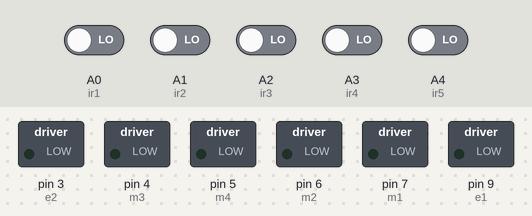
Bench run of a sketch on a simulated Arduino Uno, built with avr-gcc and run on an emulated ATmega328P. Parts: switched loads named in the sketch (green lamp = pin HIGH). The inputs (shaded band) are chosen by the test bench; at power-on: A0 (ir1), A1 (ir2), A2 (ir3), A3 (ir4), A4 (ir5) LOW.

Above: at 1.2 s.
1.3 s: A0 (ir1) driven HIGH and A1 (ir2) driven HIGH
At 2.4 s:
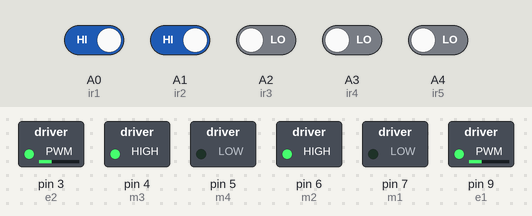
2.8 s: A4 (ir5) driven HIGH
At 3.5 s:
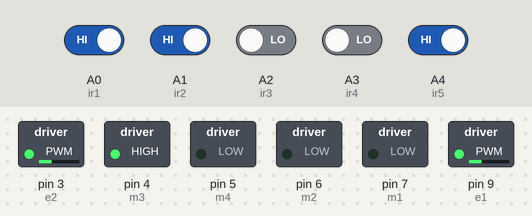
4.3 s: A3 (ir4) driven HIGH
At 4.7 s:
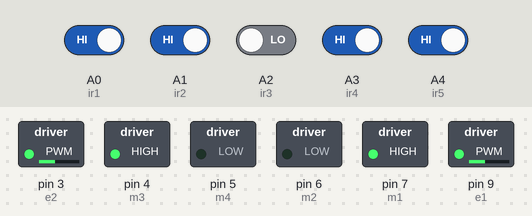
5.8 s: A1 (ir2) driven LOW
At 7.0 s:
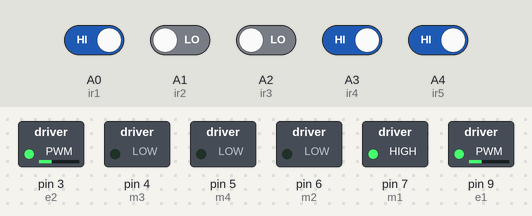
7.3 s: A0 (ir1) driven LOW
At 8.2 s:
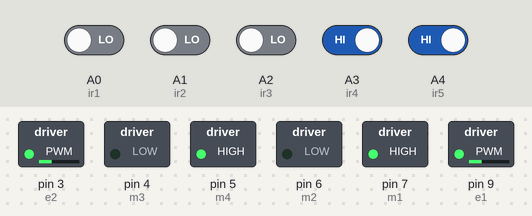
8.8 s: A0 (ir1) driven HIGH
At 9.3 s:
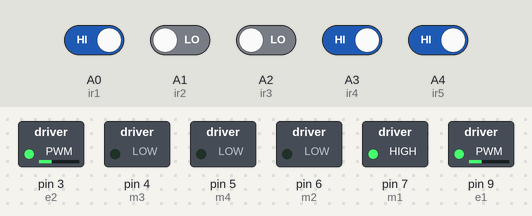
Timing chart, 0 to 11.3 s (numbered marks = the images above; inputs shaded):
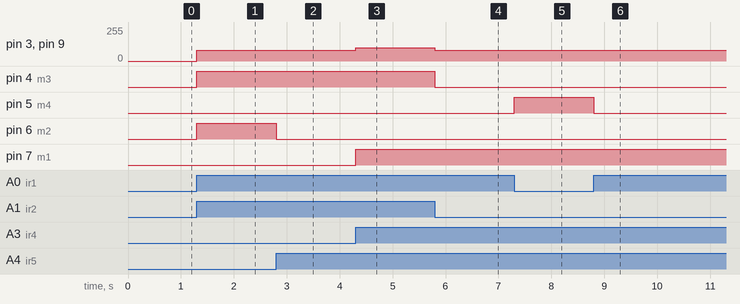

The sketch:

arduino-line-follower-code.ino
```cpp
#define m1 7 //Right Motor MA1
#define m2 6 //Right Motor MA2
#define m3 4 //Left Motor MB1
#define m4 5 //Left Motor MB2
#define e1 9 //Right Motor Enable Pin EA
#define e2 3 //Left Motor Enable Pin EB

//**********5 Channel IR Sensor Connection**********//
#define ir1 A0
#define ir2 A1
#define ir3 A2
#define ir4 A3
#define ir5 A4
//*************************************************//

void setup() {
  pinMode(m1, OUTPUT);
  pinMode(m2, OUTPUT);
  pinMode(m3, OUTPUT);
  pinMode(m4, OUTPUT);
  pinMode(e1, OUTPUT);
  pinMode(e2, OUTPUT);
  pinMode(ir1, INPUT);
  pinMode(ir2, INPUT);
  pinMode(ir3, INPUT);
  pinMode(ir4, INPUT);
  pinMode(ir5, INPUT);
}

void loop() {
  //Reading Sensor Values
  int s1 = digitalRead(ir1); //Left Most Sensor
  int s2 = digitalRead(ir2); //Left Sensor
  int s3 = digitalRead(ir3); //Middle Sensor
  int s4 = digitalRead(ir4); //Right Sensor
  int s5 = digitalRead(ir5); //Right Most Sensor

  //if only middle sensor detects black line
  if((s1 == 1) && (s2 == 1) && (s3 == 0) && (s4 == 1) && (s5 == 1))
  {
    //going forward with full speed
    analogWrite(e1, 100); //you can adjust the speed of the motors from 0-255
    analogWrite(e2, 100); //you can adjust the speed of the motors from 0-255
    digitalWrite(m1, HIGH);
    digitalWrite(m2, LOW);
    digitalWrite(m3, HIGH);
    digitalWrite(m4, LOW);
  }

  //if only left sensor detects black line
  if((s1 == 1) && (s2 == 0) && (s3 == 1) && (s4 == 1) && (s5 == 1))
  {
    //going right with full speed
    analogWrite(e1, 80); //you can adjust the speed of the motors from 0-255
    analogWrite(e2, 80); //you can adjust the speed of the motors from 0-255
    digitalWrite(m1, HIGH);
    digitalWrite(m2, LOW);
    digitalWrite(m3, LOW);
    digitalWrite(m4, LOW);
  }

  //if only left most sensor detects black line
  if((s1 == 0) && (s2 == 1) && (s3 == 1) && (s4 == 1) && (s5 == 1))
  {
    //going right with full speed
    analogWrite(e1, 80); //you can adjust the speed of the motors from 0-255
    analogWrite(e2, 80); //you can adjust the speed of the motors from 0-255
    digitalWrite(m1, HIGH);
    digitalWrite(m2, LOW);
    digitalWrite(m3, LOW);
    digitalWrite(m4, HIGH);
  }

  //if only right sensor detects black line
  if((s1 == 1) && (s2 == 1) && (s3 == 1) && (s4 == 0) && (s5 == 1))
  {
    //going left with full speed
    analogWrite(e1, 80); //you can adjust the speed of the motors from 0-255
    analogWrite(e2, 80); //you can adjust the speed of the motors from 0-255
    digitalWrite(m1, LOW);
    digitalWrite(m2, LOW);
    digitalWrite(m3, HIGH);
    digitalWrite(m4, LOW);
  }

  //if only right most sensor detects black line
  if((s1 == 1) && (s2 == 1) && (s3 == 1) && (s4 == 1) && (s5 == 0))
  {
    //going left with full speed
    analogWrite(e1, 80); //you can adjust the speed of the motors from 0-255
    analogWrite(e2, 80); //you can adjust the speed of the motors from 0-255
    digitalWrite(m1, LOW);
    digitalWrite(m2, HIGH);
    digitalWrite(m3, HIGH);
    digitalWrite(m4, LOW);
  }

  //if middle and right sensor detects black line
  if((s1 == 1) && (s2 == 1) && (s3 == 0) && (s4 == 0) && (s5 == 1))
  {
    //going left with full speed
    analogWrite(e1,80); //you can adjust the speed of the motors from 0-255
    analogWrite(e2,80); //you can adjust the speed of the motors from 0-255
    digitalWrite(m1, LOW);
    digitalWrite(m2, LOW);
    digitalWrite(m3, HIGH);
    digitalWrite(m4, LOW);
  }

  //if middle and left sensor detects black line
  if((s1 == 1) && (s2 == 0) && (s3 == 0) && (s4 == 1) && (s5 == 1))
  {
    //going right with full speed
    analogWrite(e1,80); //you can adjust the speed of the motors from 0-255
    analogWrite(e2,80); //you can adjust the speed of the motors from 0-255
    digitalWrite(m1, HIGH);
    digitalWrite(m2, LOW);
    digitalWrite(m3, LOW);
    digitalWrite(m4, LOW);
  }

  //if middle, left and left most sensor detects black line
  if((s1 == 0) && (s2 == 0) && (s3 == 0) && (s4 == 1) && (s5 == 1))
  {
    //going right with full speed
    analogWrite(e1,80); //you can adjust the speed of the motors from 0-255
    analogWrite(e2,80); //you can adjust the speed of the motors from 0-255
    digitalWrite(m1, HIGH);
    digitalWrite(m2, LOW);
    digitalWrite(m3, LOW);
    digitalWrite(m4, HIGH);
  }

  //if middle, right and right most sensor detects black line
  if((s1 == 1) && (s2 == 1) && (s3 == 0) && (s4 == 0) && (s5 == 0))
  {
    //going left with full speed
    analogWrite(e1,80); //you can adjust the speed of the motors from 0-255
    analogWrite(e2,80); //you can adjust the speed of the motors from 0-255
    digitalWrite(m1, LOW);
    digitalWrite(m2, HIGH);
    digitalWrite(m3, HIGH);
    digitalWrite(m4, LOW);
  }

  //if all sensors are on a black line
  if((s1 == 0) && (s2 == 0) && (s3 == 0) && (s4 == 0) && (s5 == 0))
  {
    //stop
    digitalWrite(m1, LOW);
    digitalWrite(m2, LOW);
    digitalWrite(m3, LOW);
    digitalWrite(m4, LOW);
  }
    if((s1 == 0) && (s2 == 0) && (s3 == 1) && (s4 == 1) && (s5 == 1))
  {
    //going right with full speed
    analogWrite(e1,80); //you can adjust the speed of the motors from 0-255
    analogWrite(e2,80); //you can adjust the speed of the motors from 0-255
    digitalWrite(m1, HIGH);
    digitalWrite(m2, LOW);
    digitalWrite(m3, LOW);
    digitalWrite(m4, HIGH);
        }
    if((s1 == 1) && (s2 == 1) && (s3 == 1) && (s4 == 0) && (s5 == 0))
  {
    //going left with full speed
    analogWrite(e1,80); //you can adjust the speed of the motors from 0-255
    analogWrite(e2,80); //you can adjust the speed of the motors from 0-255
    digitalWrite(m1, LOW);
    digitalWrite(m2, HIGH);
    digitalWrite(m3, HIGH);
    digitalWrite(m4, LOW);
  }
}
```

Measured:
- after the input at 1.3 s, pin 3 (e2), pin 9 (e1): 0/255 → 80/255 at once; pin 4 (m3), pin 6 (m2): LOW → HIGH at once
- after the input at 2.8 s, pin 6 (m2): HIGH → LOW at once
- after the input at 4.3 s, pin 3 (e2), pin 9 (e1): 80/255 → 100/255 at once; pin 7 (m1): LOW → HIGH at once
- after the input at 5.8 s, pin 3 (e2), pin 9 (e1): 100/255 → 80/255 at once; pin 4 (m3): HIGH → LOW at once
- after the input at 7.3 s, pin 5 (m4): LOW → HIGH at once
- after the input at 8.8 s, pin 5 (m4): HIGH → LOW at once
